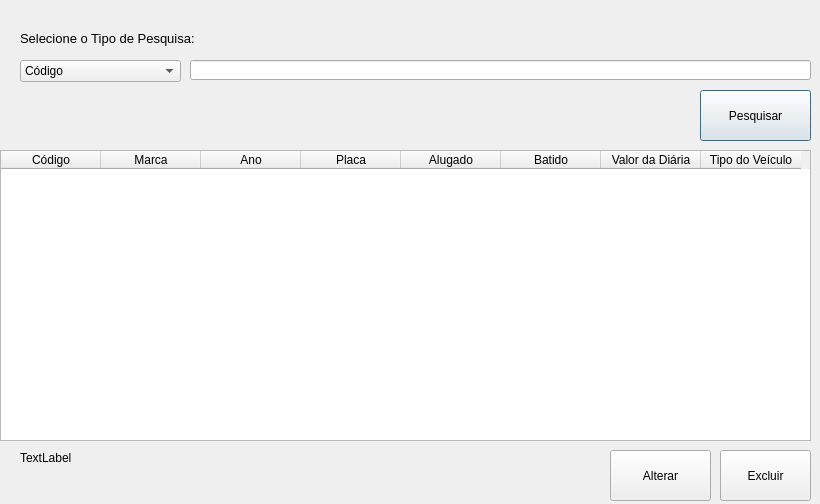
<?xml version="1.0" encoding="UTF-8"?>
<ui version="4.0">
 <class>frmPesqVeiculos</class>
 <widget class="QDialog" name="frmPesqVeiculos">
  <property name="geometry">
   <rect>
    <x>0</x>
    <y>0</y>
    <width>820</width>
    <height>504</height>
   </rect>
  </property>
  <property name="windowTitle">
   <string>Lista de Cliente</string>
  </property>
  <widget class="QTableWidget" name="gridVeiculos">
   <property name="geometry">
    <rect>
     <x>0</x>
     <y>150</y>
     <width>811</width>
     <height>291</height>
    </rect>
   </property>
   <column>
    <property name="text">
     <string>Código</string>
    </property>
   </column>
   <column>
    <property name="text">
     <string>Marca</string>
    </property>
   </column>
   <column>
    <property name="text">
     <string>Ano</string>
    </property>
   </column>
   <column>
    <property name="text">
     <string>Placa</string>
    </property>
   </column>
   <column>
    <property name="text">
     <string>Alugado</string>
    </property>
   </column>
   <column>
    <property name="text">
     <string>Batido</string>
    </property>
   </column>
   <column>
    <property name="text">
     <string>Valor da Diária</string>
    </property>
   </column>
   <column>
    <property name="text">
     <string>Tipo do Veículo</string>
    </property>
   </column>
  </widget>
  <widget class="QLineEdit" name="edtPesquisa">
   <property name="geometry">
    <rect>
     <x>190</x>
     <y>60</y>
     <width>621</width>
     <height>20</height>
    </rect>
   </property>
  </widget>
  <widget class="QComboBox" name="cbPesquisa">
   <property name="geometry">
    <rect>
     <x>20</x>
     <y>60</y>
     <width>161</width>
     <height>22</height>
    </rect>
   </property>
   <item>
    <property name="text">
     <string>Código</string>
    </property>
   </item>
   <item>
    <property name="text">
     <string>Marca</string>
    </property>
   </item>
   <item>
    <property name="text">
     <string>Modelo</string>
    </property>
   </item>
   <item>
    <property name="text">
     <string>Disponível</string>
    </property>
   </item>
   <item>
    <property name="text">
     <string>Alugado</string>
    </property>
   </item>
  </widget>
  <widget class="QLabel" name="label">
   <property name="geometry">
    <rect>
     <x>20</x>
     <y>30</y>
     <width>271</width>
     <height>16</height>
    </rect>
   </property>
   <property name="font">
    <font>
     <pointsize>10</pointsize>
    </font>
   </property>
   <property name="text">
    <string>Selecione o Tipo de Pesquisa:</string>
   </property>
  </widget>
  <widget class="QPushButton" name="btnPesquisar">
   <property name="geometry">
    <rect>
     <x>700</x>
     <y>90</y>
     <width>111</width>
     <height>51</height>
    </rect>
   </property>
   <property name="text">
    <string>Pesquisar</string>
   </property>
   <property name="icon">
    <iconset>
     <normaloff>../../Imagens/Lupa.png</normaloff>../../Imagens/Lupa.png</iconset>
   </property>
   <property name="iconSize">
    <size>
     <width>30</width>
     <height>30</height>
    </size>
   </property>
  </widget>
  <widget class="QLabel" name="lblTotal">
   <property name="geometry">
    <rect>
     <x>20</x>
     <y>450</y>
     <width>111</width>
     <height>16</height>
    </rect>
   </property>
   <property name="text">
    <string>TextLabel</string>
   </property>
  </widget>
  <widget class="QPushButton" name="btnExcluir">
   <property name="geometry">
    <rect>
     <x>720</x>
     <y>450</y>
     <width>91</width>
     <height>51</height>
    </rect>
   </property>
   <property name="text">
    <string>Excluir</string>
   </property>
   <property name="icon">
    <iconset>
     <normaloff>../../Imagens/delete-icon.png</normaloff>../../Imagens/delete-icon.png</iconset>
   </property>
   <property name="iconSize">
    <size>
     <width>30</width>
     <height>30</height>
    </size>
   </property>
  </widget>
  <widget class="QPushButton" name="btnAlterar">
   <property name="geometry">
    <rect>
     <x>610</x>
     <y>450</y>
     <width>101</width>
     <height>51</height>
    </rect>
   </property>
   <property name="text">
    <string>Alterar</string>
   </property>
   <property name="icon">
    <iconset>
     <normaloff>../../Imagens/editar.png</normaloff>../../Imagens/editar.png</iconset>
   </property>
   <property name="iconSize">
    <size>
     <width>35</width>
     <height>35</height>
    </size>
   </property>
  </widget>
 </widget>
 <resources/>
 <connections/>
</ui>
